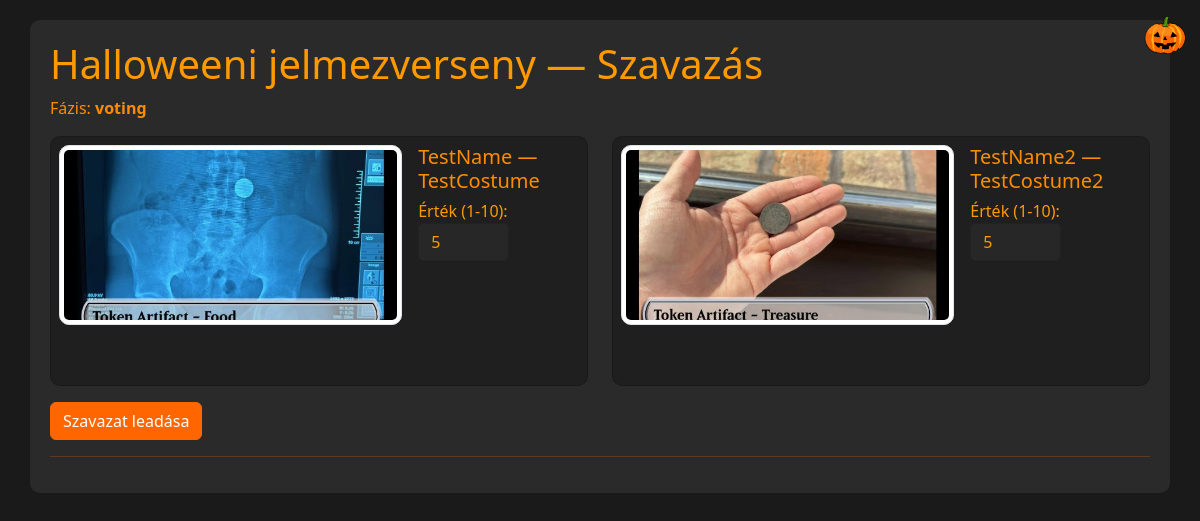
The app's page /vote.php, older data.
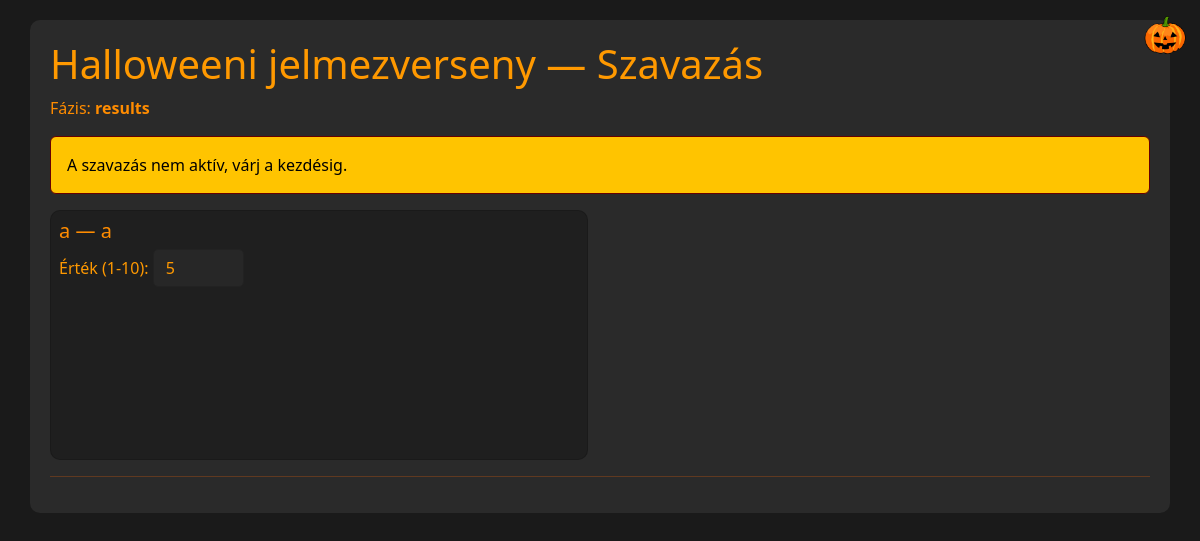
The same page, newer data.
### tables this page shows
CREATE TABLE meta (
    k TEXT PRIMARY KEY,
    v TEXT
);

CREATE TABLE participants (
    id INTEGER PRIMARY KEY AUTOINCREMENT,
    name TEXT NOT NULL,
    costume TEXT NOT NULL,
    photo TEXT,
    created_at INTEGER NOT NULL DEFAULT (strftime('%s','now'))
);

### inc/db.php (called while the page is built, shortened)
<?php
function get_phase($pdo) {
    $st = $pdo->query("SELECT v FROM meta WHERE k='phase'");
    $r = $st->fetchColumn();
    return $r ?: 'registration';
}
?>

### inc/functions.php (called while the page is built, shortened)
<?php
require_once __DIR__ . '/db.php';
function h($s){ return htmlspecialchars($s, ENT_QUOTES); }
?>

### vote.php (the view, shortened to what this page needs)
<?php
require 'inc/db.php';
require 'inc/functions.php';
$phase = get_phase($pdo);
$ok = false;
$participants = $pdo->query('SELECT * FROM participants ORDER BY id')->fetchAll();
?>
<!doctype html>
<html>
<head>
<link rel="stylesheet" href="https://cdn.jsdelivr.net/npm/bootstrap@5.3.0/dist/css/bootstrap.min.css">
<link rel="stylesheet" href="assets/css/custom.css">
</head>
<body>
<div class="container">
  <h1>Halloweeni jelmezverseny — Szavazás</h1>
  <p>Fázis: <strong><?php echo h($phase); ?></strong></p>
  <?php if ($phase !== 'voting'): ?>
    <div class="alert alert-warning">A szavazás nem aktív, várj a kezdésig.</div>
  <?php endif; ?>
  <?php if ($participants): ?>
    <form method="post">
      <div class="row gy-3">
        <?php foreach ($participants as $p): ?>
          <div class="col-12 col-md-6">
            <div class="card p-2">
              <div class="d-flex gap-3">
                <?php if ($p['photo']): ?>
                  <img src="<?php echo h($p['photo']); ?>" class="photo img-thumbnail" alt="photo">
                <?php endif; ?>
                <div>
                  <h5><?php echo h($p['name']); ?> — <?php echo h($p['costume']); ?></h5>
                  <label>Érték (1-10): <input type="number" min="1" max="10" name="score[<?php echo $p['id']; ?>]" value="5" required></label>
                </div>
              </div>
            </div>
          </div>
        <?php endforeach; ?>
      </div>
      <div class="mt-3">
        <?php if ($phase === 'voting' && !$ok): ?><button class="btn btn-primary">Szavazat leadása</button><?php endif; ?>
      </div>
    </form>
  <?php else: ?>
    <div class="alert alert-info">Még nincsenek résztvevők.</div>
  <?php endif; ?>
  <hr>
<img src="assets/images/pumpkin.png" class="pumpkin" alt="pumpkin">
</div>
</body>
</html>

### assets/css/custom.css (style rules this page uses)
body { background-color: #1a1a1a; color: #ff8c00; font-family: 'Segoe UI', Tahoma, Geneva, Verdana, sans-serif; }
h1, h2, h3, h4, h5, h6 { color: #ff9900; }
.container { background-color: #2a2a2a; padding: 20px; border-radius: 10px; }
.alert-warning { background-color: #ffc400; color: #000000; border-color: #660000; }
.pumpkin { position: absolute; top: 10px; right: 10px; width: 50px; height: auto; z-index: 1000; }
hr { border-top: 1px solid #ff6600; }
.card, .results-table, .table { background-color: #1f1f1f !important; color: #ff9900 !important; }
input[type="number"] { background-color: #272727; color: #ff9900; border: 1px solid #222; border-radius: 5px; padding: 0.375rem 0.75rem; }
.btn-primary { background-color: #ff6600; border-color: #ff6600; }

### vote.php (style rules this page uses)
body { padding:20px }
.card { height: 250px; display: flex; flex-direction: column; justify-content: space-between; background-color: #2a2a2a; border-radius: 10px; padding: 10px; }
.card h5, .card h4, .card p { margin-bottom: 0.4rem; color: #ff8c00; overflow: hidden; text-overflow: ellipsis; }
.card img.photo { width: 100%; height: 180px; object-fit: cover; border-radius: 10px; display: block; }

Row changes from the older to the newer data that the page shows:
removed participants: photo (picture), name "TestName2", costume "TestCostume2"
changed meta: v "voting" → "results"
changed participants: name "TestName" → "a"; costume "TestCostume" → "a"; photo: picture removed
Text that changed along with them:
text no longer shown: "Szavazat leadása"
text now shown: "A szavazás nem aktív, várj a kezdésig."
